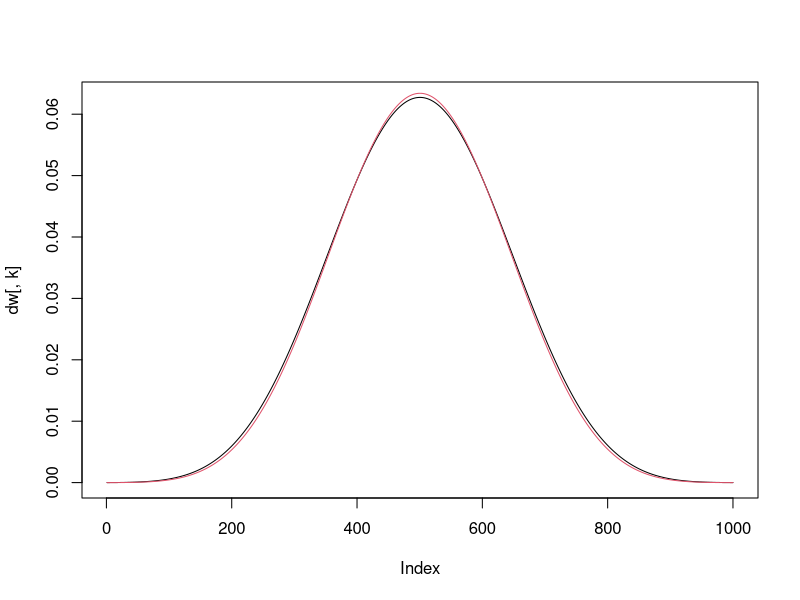
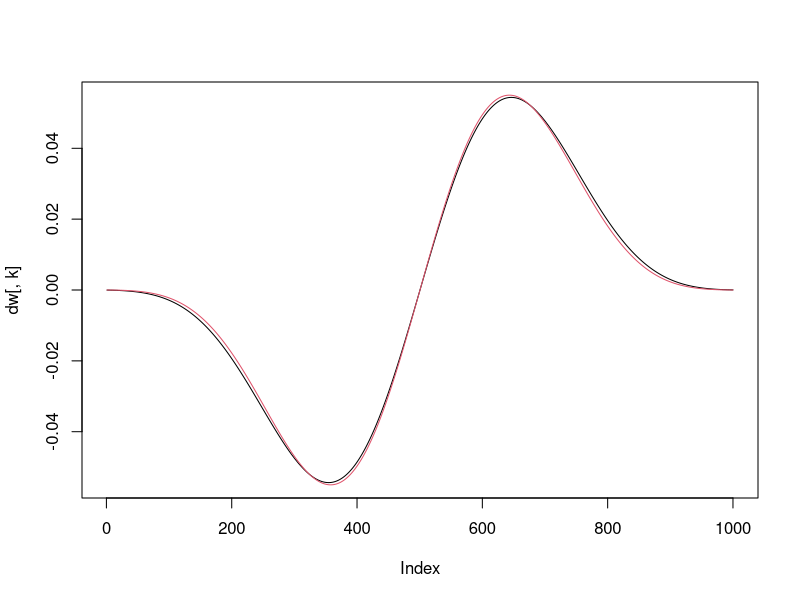
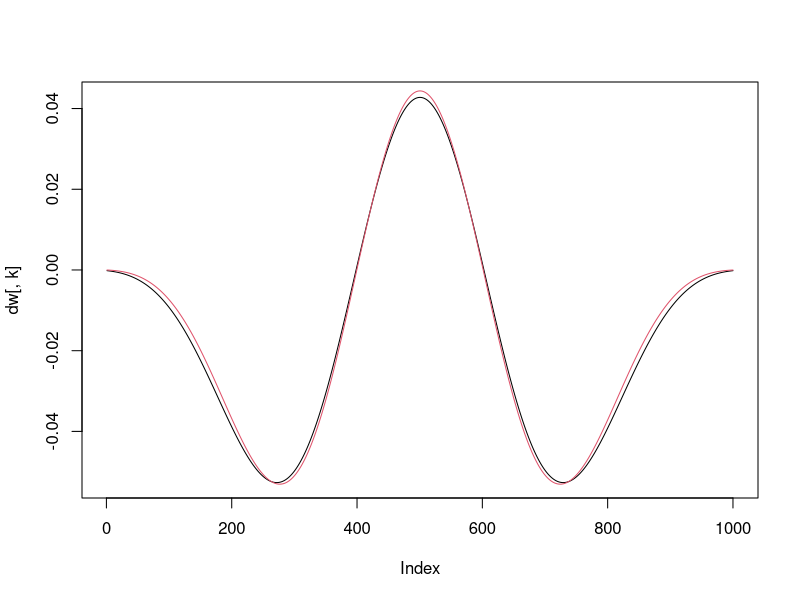
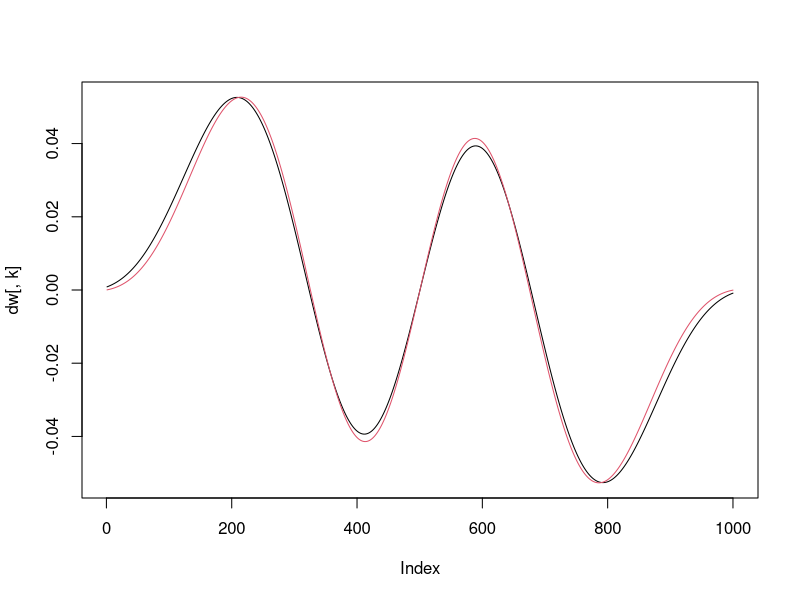
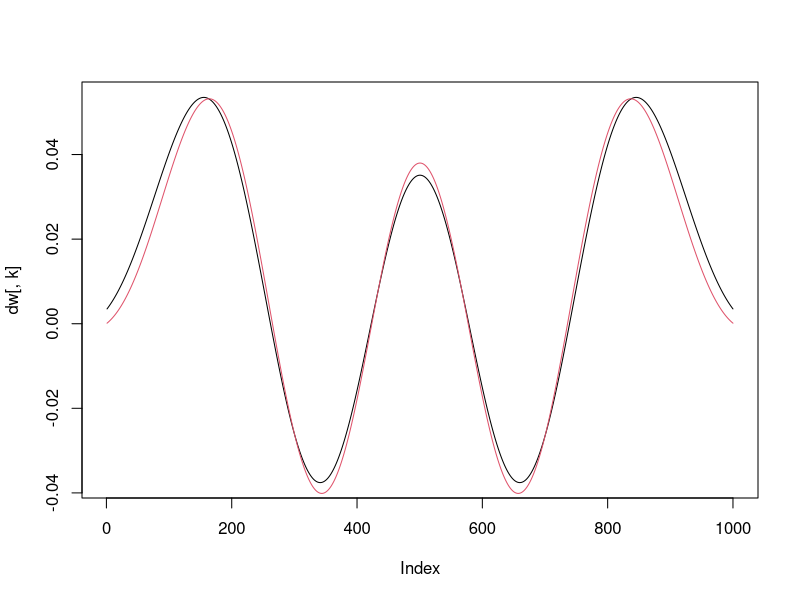
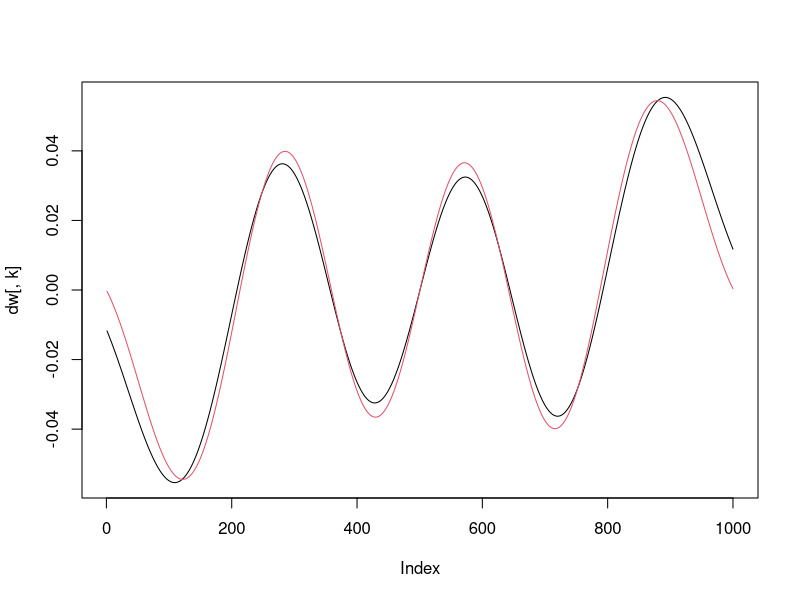
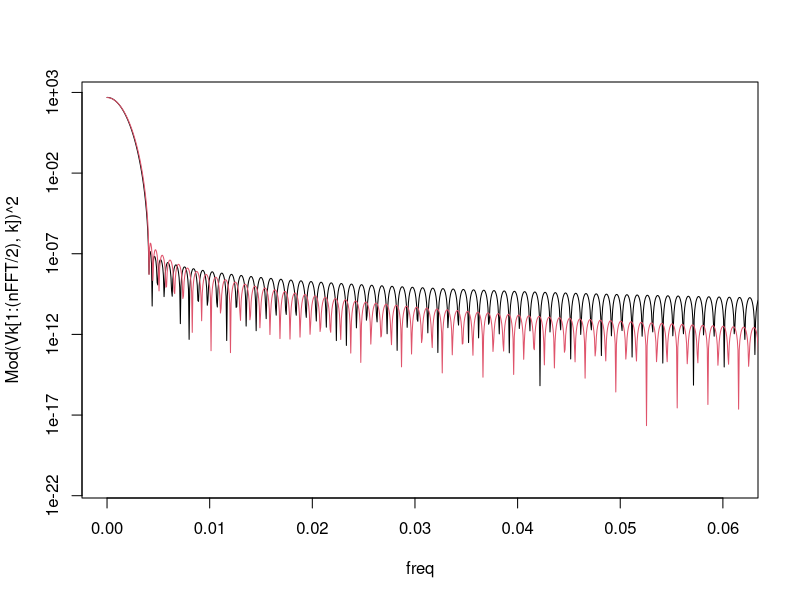
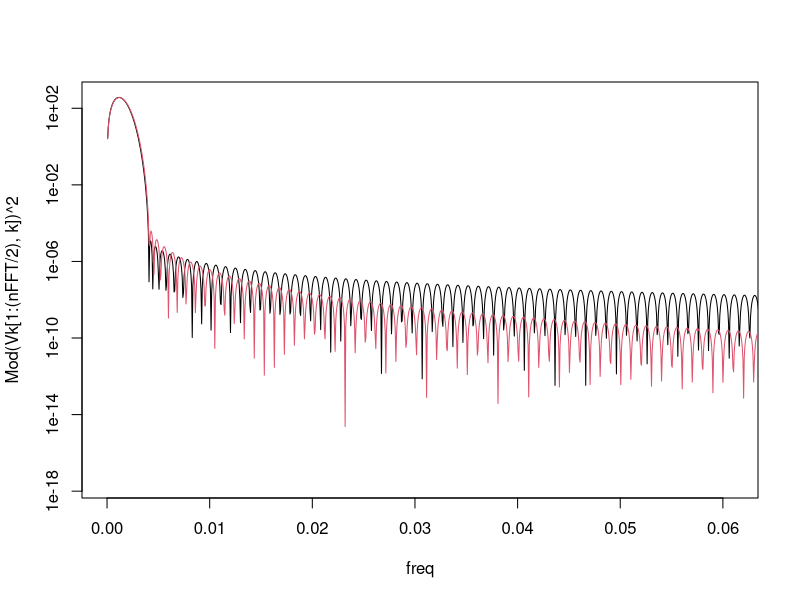

These figures' R source, in order: (Note: this script raises an error after producing the figures.)
library(multitaper)

nord <- 8
nw <- 4
ndata <- 1000

DW <- dpss(ndata, k = nord, nw = nw)
dw <- DW$v
eigen <- DW$eigen

D <- 2*dw[1,] - dw[2,]

dd <- matrix(data=0, nrow = ndata, ncol = nord - 2)
eigend <- numeric(nord-2)
for(k in 1:(nord-2)){
  L <- k + 2
  g <- D[k]/D[L]
  gsK <- 1/sqrt(1 + g^2)
  gsK2 <- - gsK*g
  
  dd[,k] <- gsK*dw[,k] + gsK2*dw[,L]
  eigend[k] <- gsK^2 * eigen[k] + gsK2^2 * eigen[L]
  
  plot(dw[,k], type = 'l')
  lines(dd[,k], col = 2)
}
DD <- list(v = dd, eigen = eigend)
class(DD) <- "dpss"

nFFT <- 2^ceiling(log2(10*ndata))
Vk <- mvfft(rbind(dw, matrix(data=0, nrow = nFFT-ndata, ncol = nord)))
Vdk <- mvfft(rbind(dd, matrix(data=0, nrow = nFFT-ndata, ncol = nord-2)))

freq <- seq(0,1/2, length.out = nFFT/2)

for(k in 1:(nord-2)){
  plot(freq, Mod(Vk[1:(nFFT/2),k])^2, type = 'l', xlim = range(freq[1:1000]), log = 'y')
  lines(freq, Mod(Vdk[1:(nFFT/2),k])^2, col = 2)
}


HP1 <- dpssap(dd, mxdeg, alpha = 1)
H1 <- HP1$U
G1 <- HP1$R

HP2 <- dpssap(dw, mxdeg, alpha = 1)
H2 <- HP2$U
G2 <- HP2$R

orth <- t(dd) %*% dd

Fit <- G1 %*% t(H1) %*% t(dd) %*% FrA
Fit2 <- G2 %*% t(H2) %*% t(dw) %*% FrA

plot(FMpoly, type = 'l')
lines(Fit[,f.ind], col = 2)
lines(Fit2[,f.ind], col = 4)

sum( (FMpoly - Fit[,f.ind])^2 )
sum( (FMpoly - Fit2[,f.ind])^2 )

### WRITE CODE TO GET THE EIGENVALUES (ENERGY CONCENTRATIONS) FOR THE MODIFIED SLEPIANS
plot(0:(nord-3),eigen[1:(nord-2)] - eigend, log = 'y', xlab = 'K', ylab = 'energy concentration residuals')
